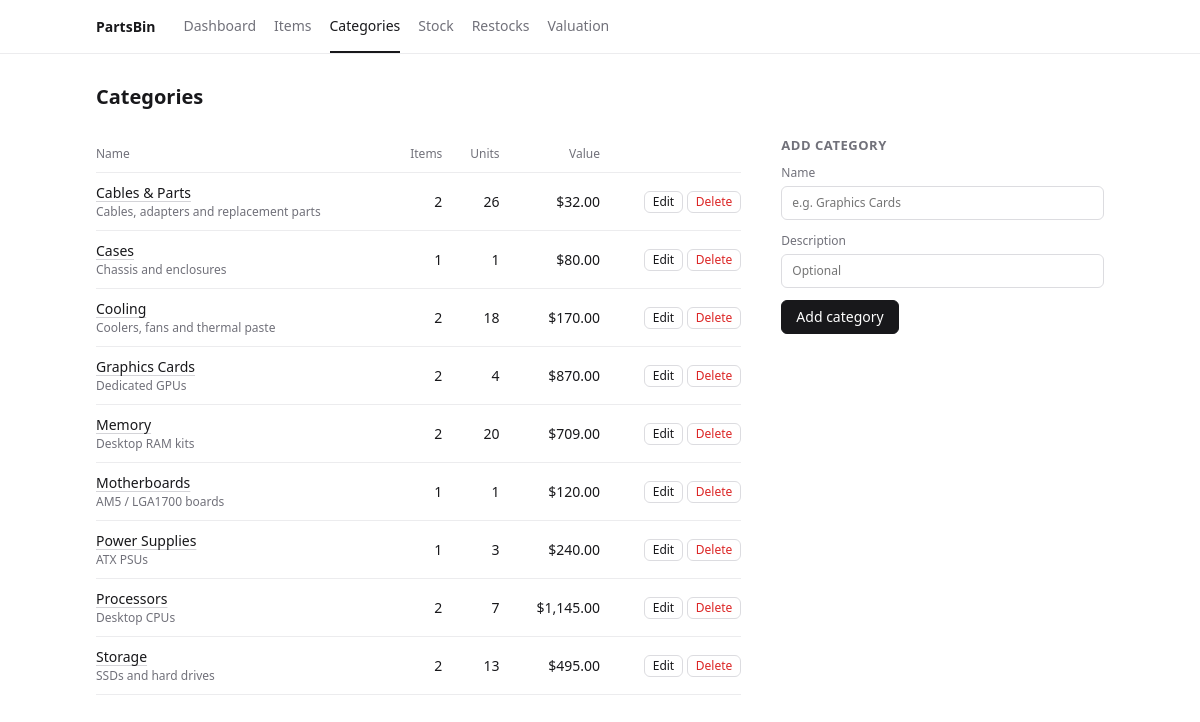
/categories.php, run on the app's committed database.
### tables this page shows
CREATE TABLE categories (
            id          INTEGER PRIMARY KEY AUTOINCREMENT,
            name        TEXT NOT NULL UNIQUE,
            description TEXT NOT NULL DEFAULT ''
        );

### includes/functions.php (called while the page is built, shortened)
<?php
function e($value): string
{
    return htmlspecialchars((string) ($value ?? ''), ENT_QUOTES, 'UTF-8');
}
function money($amount): string
{
    return CURRENCY . number_format((float) $amount, 2);
}

### categories.php (the view, shortened to what this page needs)
<?php
$pdo = db();
$editing = null;
$categories = $pdo->query(
    'SELECT c.*,
            COUNT(DISTINCT i.id)                       AS item_count,
            COALESCE(SUM(v.quantity), 0)               AS units,
            COALESCE(SUM(v.quantity * v.unit_cost), 0) AS value
     FROM categories c
     LEFT JOIN items i    ON i.category_id = c.id
     LEFT JOIN variants v ON v.item_id = i.id
     GROUP BY c.id
     ORDER BY c.name'
)->fetchAll();
include __DIR__ . '/includes/header.php';
?>
<div class="page-head">
    <h1>Categories</h1>
</div>
<div class="grid-side">
    <section class="card">
        <?php if (!$categories): ?>
            <p class="empty">No categories yet.</p>
        <?php else: ?>
            <div class="table-wrap">
                <table>
                    <thead>
                    <tr><th>Name</th><th class="num">Items</th><th class="num">Units</th><th class="num">Value</th><th></th></tr>
                    </thead>
                    <tbody>
                    <?php foreach ($categories as $c): ?>
                        <tr>
                            <td>
                                <a href="items.php?category=<?= (int) $c['id'] ?>"><?= e($c['name']) ?></a>
                                <?php if ($c['description'] !== ''): ?>
                                    <div class="muted small"><?= e($c['description']) ?></div>
                                <?php endif; ?>
                            </td>
                            <td class="num"><?= (int) $c['item_count'] ?></td>
                            <td class="num"><?= (int) $c['units'] ?></td>
                            <td class="num"><?= money($c['value']) ?></td>
                            <td class="num nowrap">
                                <a class="btn small" href="categories.php?edit=<?= (int) $c['id'] ?>">Edit</a>
                                <form method="post" class="inline" onsubmit="return confirm('Delete this category? Items will become uncategorized.');">
                                    <button class="btn small danger">Delete</button>
                                </form>
                            </td>
                        </tr>
                    <?php endforeach; ?>
                    </tbody>
                </table>
            </div>
        <?php endif; ?>
    </section>
    <section class="card">
        <h2><?= $editing ? 'Edit category' : 'Add category' ?></h2>
        <form method="post" class="form">
            <label>Name
                <input type="text" name="name" required value="<?= e($editing['name'] ?? '') ?>" placeholder="e.g. Graphics Cards">
            </label>
            <label>Description
                <input type="text" name="description" value="<?= e($editing['description'] ?? '') ?>" placeholder="Optional">
            </label>
            <div class="form-actions">
                <button class="btn primary"><?= $editing ? 'Save changes' : 'Add category' ?></button>
            </div>
        </form>
    </section>
</div>
<?php include __DIR__ . '/includes/footer.php'; ?>

### assets/style.css (style rules this page uses)
:root { --text: #18181b; --muted: #71717a; --line: #ececee; --accent: #2563eb; --ok: #16a34a; --low: #d97706; --out: #dc2626; --info: #2563eb; }
* { box-sizing: border-box; }
body { margin: 0; background: #fff; color: var(--text); font: 14px/1.5 system-ui, -apple-system, "Segoe UI", Roboto, sans-serif; }
a { color: var(--text); text-decoration: underline; text-decoration-color: #d4d4d8; text-underline-offset: 3px; }
h1 { font-size: 20px; font-weight: 600; margin: 0; }
h2 { font-size: 13px; font-weight: 600; margin: 0 0 8px; color: var(--muted); text-transform: uppercase; letter-spacing: .04em; }
.muted { color: var(--muted); }
.small { font-size: 12px; }
.nowrap { white-space: nowrap; }
.page-head { display: flex; justify-content: space-between; align-items: center; gap: 16px; margin-bottom: 24px; flex-wrap: wrap; }
.card { margin-bottom: 36px; }
.grid-side { display: grid; grid-template-columns: minmax(0, 2fr) minmax(260px, 1fr); gap: 40px; align-items: start; }
.grid-2 > *, .grid-side > * { min-width: 0; }
.table-wrap { overflow-x: auto; }
table { width: 100%; border-collapse: collapse; }
th, td { padding: 9px 8px; border-bottom: 1px solid var(--line); text-align: left; vertical-align: middle; }
th:first-child, td:first-child { padding-left: 0; }
th:last-child, td:last-child { padding-right: 0; }
th { font-size: 12px; font-weight: 500; color: var(--muted); }
.num { text-align: right; font-variant-numeric: tabular-nums; }
.btn { display: inline-block; padding: 7px 14px; border-radius: 6px; cursor: pointer; border: 1px solid #dcdce0; background: #fff; color: var(--text); font: inherit; line-height: 1.3; text-decoration: none; }
.btn.primary { background: var(--text); border-color: var(--text); color: #fff; }
.btn.danger { color: var(--out); }
.btn.small { padding: 2px 8px; font-size: 12px; }
form.inline { display: inline; }
.form label { display: block; font-size: 12px; color: var(--muted); margin-bottom: 12px; }
.form-actions { display: flex; gap: 8px; align-items: center; flex-wrap: wrap; margin-bottom: 12px; }
input, select, textarea { display: block; width: 100%; margin-top: 4px; padding: 7px 10px; border: 1px solid #dcdce0; border-radius: 6px; background: #fff; color: var(--text); font: inherit; }

### data on the page
categories: name "Cables & Parts", description "Cables, adapters and replacement parts", item_count "2", units "26", value "$32.00"
categories: name "Cases", description "Chassis and enclosures", item_count "1", units "1", value "$80.00"
categories: name "Cooling", description "Coolers, fans and thermal paste", item_count "2", units "18", value "$170.00"
categories: name "Graphics Cards", description "Dedicated GPUs", item_count "2", units "4", value "$870.00"
categories: name "Memory", description "Desktop RAM kits", item_count "2", units "20", value "$709.00"
categories: name "Motherboards", description "AM5 / LGA1700 boards", item_count "1", units "1", value "$120.00"
categories: name "Power Supplies", description "ATX PSUs", item_count "1", units "3", value "$240.00"
categories: name "Processors", description "Desktop CPUs", item_count "2", units "7", value "$1,145.00"
categories: name "Storage", description "SSDs and hard drives", item_count "2", units "13", value "$495.00"

### other printed values
APP_NAME "PartsBin"
$label "Dashboard"
$label "Items"
$label "Categories"
$label "Stock"
$label "Restocks"
$label "Valuation"
